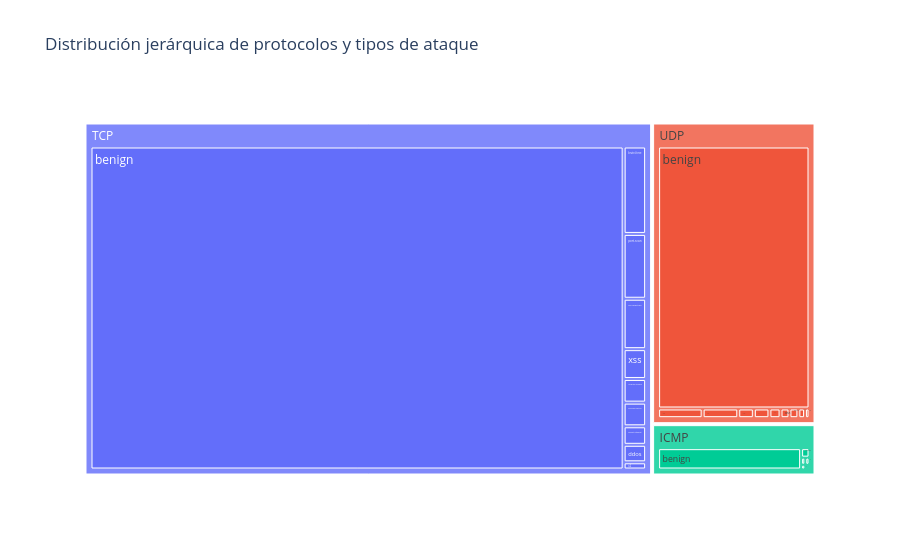

The notebook cell this image was saved under:
### Markdown cell above
La visualización muestra que la mayoría de los registros del dataset se concentran en el protocolo TCP, dentro del cual predominan las actividades benignas. Sin embargo, también se observan distintos tipos de ataques como port-scan, brute-force y XSS. En comparación, los protocolos UDP e ICMP presentan una menor cantidad de registros y ataques, lo que sugiere que gran parte de la actividad analizada ocurre sobre TCP, probablemente debido a que muchos servicios de red comunes utilizan este protocolo.

### Code cell
fig = px.treemap(
    df,
    path=["protocol","attack_type"],
    title="Distribución jerárquica de protocolos y tipos de ataque"
)

fig.show()

### Figure 1 — Plotly figure (JSON) as saved in the notebook; plotly's stock layout.template omitted (floating-point values rounded to 4 significant figures)
{"data": [{"branchvalues": "total", "domain": {"x": [0, 1], "y": [0, 1]}, "hovertemplate": "labels=%{label}<br>count=%{value}<br>parent=%{parent}<br>id=%{id}<extra></extra>", "ids": ["TCP/benign", "UDP/benign", "TCP/port-scan", "UDP/port-scan", "ICMP/benign", "TCP/sql-injection", "TCP/c2", "TCP/credential-stuffing", "ICMP/brute-force", "TCP/command-injection", "TCP/brute-force", "TCP/xss", "UDP/brute-force", "ICMP/port-scan", "TCP/ddos", "UDP/c2", "UDP/command-injection", "TCP/exploit-attempt", "ICMP/sql-injection", "UDP/sql-injection", "UDP/xss", "UDP/ddos", "ICMP/ddos", "UDP/credential-stuffing", "ICMP/c2", "UDP/exploit-attempt", "ICMP/xss", "TCP", "UDP", "ICMP"], "labels": ["benign", "benign", "port-scan", "port-scan", "benign", "sql-injection", "c2", "credential-stuffing", "brute-force", "command-injection", "brute-force", "xss", "brute-force", "port-scan", "ddos", "c2", "command-injection", "exploit-attempt", "sql-injection", "sql-injection", "xss", "ddos", "ddos", "credential-stuffing", "c2", "exploit-attempt", "xss", "TCP", "UDP", "ICMP"], "name": "", "parents": ["TCP", "UDP", "TCP", "UDP", "ICMP", "TCP", "TCP", "TCP", "ICMP", "TCP", "TCP", "TCP", "UDP", "ICMP", "TCP", "UDP", "UDP", "TCP", "ICMP", "UDP", "UDP", "UDP", "ICMP", "UDP", "ICMP", "UDP", "ICMP", "", "", ""], "type": "treemap", "values": [7451, 1842, 63, 16, 307, 49, 7, 23, 3, 23, 85, 29, 20, 2, 17, 2, 3, 18, 8, 7, 4, 7, 3, 5, 1, 4, 1, 7765, 1910, 325]}], "layout": {"legend": {"tracegroupgap": 0}, "title": {"text": "Distribución jerárquica de protocolos y tipos de ataque"}}}
